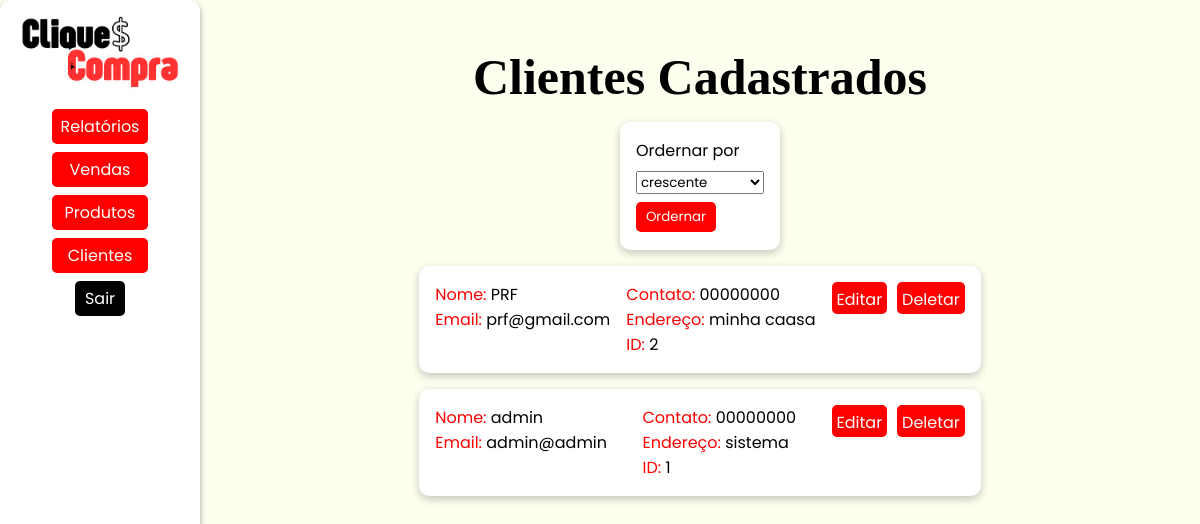
Page /clientes/ (signed in) on the earlier database version.
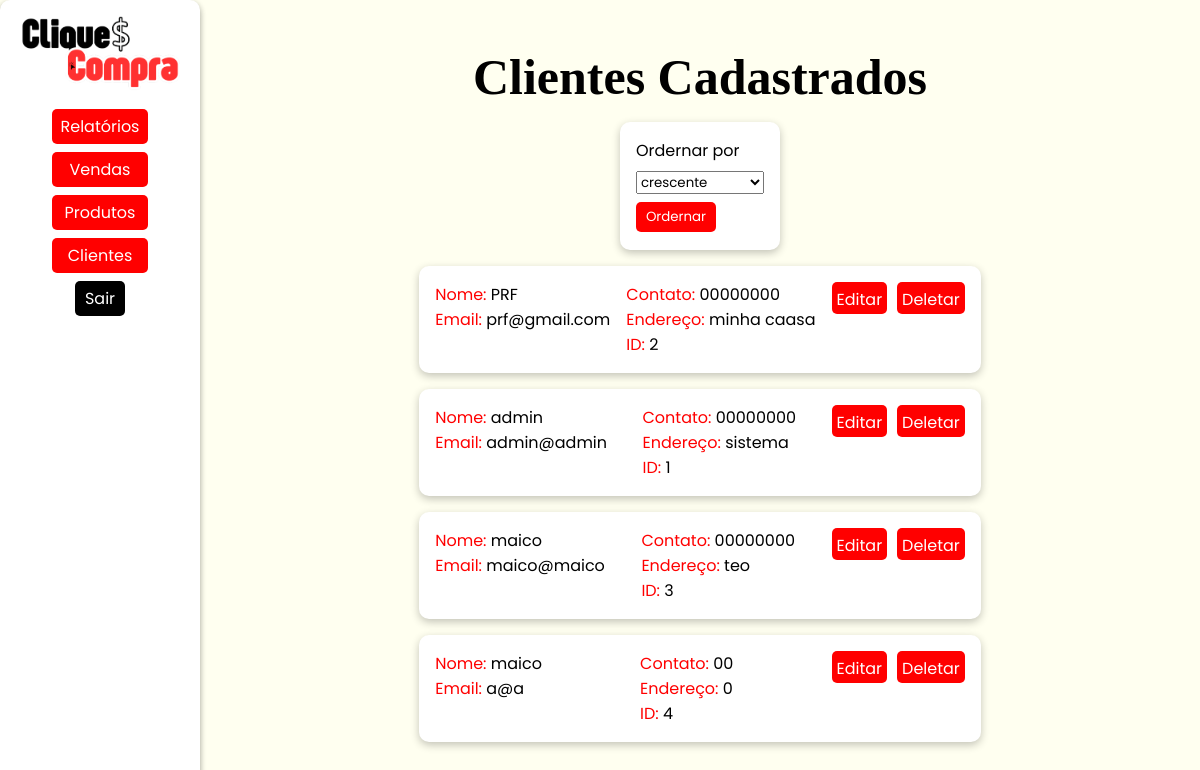
Same page on the later database version.
### models/clientes.py (models this page shows, shortened)
class Cliente(Base, UserMixin):
    __tablename__ = 'tb_clientes'
    cli_id:Mapped[int] = mapped_column(primary_key = True, autoincrement=True)
    cli_nome:Mapped[str] = mapped_column(nullable=False)
    cli_email:Mapped[str] = mapped_column(unique = True, nullable=False)
    cli_telefone:Mapped[str] = mapped_column(nullable=False)
    cli_endereco:Mapped[str] = mapped_column(nullable=False)
    cli_senha:Mapped[str] = mapped_column(nullable=False)
    cli_tipo:Mapped[str] = mapped_column(nullable=False)
    vendas: Mapped[list["Venda"]] = relationship("Venda", back_populates="clientes", cascade="all, delete-orphan")
    @classmethod
    def find(cls, **kwargs):
        if 'email' in kwargs:
            return session.query(cls).filter_by(cli_email=kwargs['email']).first() #SELECT * FROM tb_clientes WHERE cli_email = email
        elif 'id' in kwargs:
            return session.query(cls).filter_by(cli_id=kwargs['id']).first() #SELECT * FROM tb_clientes WHERE cli_id = id
        else:
            raise AttributeError('A busca deve ser feita por email ou id.')
    @classmethod
    def all(cls, ordem = "crescente"):
        if ordem == "crescente":
            direcao = "ASC"
        elif ordem == "decrescente":
            direcao = "DESC"
        sql = text(f"SELECT * FROM tb_clientes ORDER BY cli_nome {direcao}")
        clientes = session.execute(sql).fetchall()
        return clientes

### controllers/clientes.py (the view)
@cliente_bp.route('/', methods=['POST', 'GET'])
@login_required
@role_required('admin')
def view():
    if request.method == 'POST':
        ordem = request.form['ordem']
        clientes = Cliente.all(ordem=ordem)
    elif request.method == 'GET':
        clientes = Cliente.all()
    return render_template('clientes/view.html', clientes = clientes)

### controllers/clientes.py (called while the page is built)
@login_manager.user_loader
def load_user(user_id):
    return Cliente.find(id=user_id)

### templates/clientes/view.html (shortened to what this page needs)
{% extends "model.html" %}
{% block head_extras %}
<link rel="stylesheet" href="{{ url_for('static', filename='style/model.css') }}">
<link rel="stylesheet" href="{{ url_for('static', filename='style/clientes.css') }}">
{% endblock %}
{% block content %}
<nav class="nav-reg">
    <img src="../../static/assets/cliqueconta.png" alt="Logo do CliqueCompra">
    <div class="links">
        {% if current_user.cli_id == 1 %}
            <div class="dropdown">
                <button class="dropdown-button" onclick="toggleDropdown('relatorios-menu')">Relatórios</button>
            </div>
            <div class="dropdown">
                <button class="dropdown-button" onclick="toggleDropdown('vendas-menu')">Vendas</button>
            </div>
        {% endif %}
        <div class="dropdown">
            <button class="dropdown-button" onclick="toggleDropdown('produtos-menu')">Produtos</button>
        </div>
        {% if current_user.cli_id == 1 %}
            <div class="dropdown">
                <button class="dropdown-button" onclick="toggleDropdown('clientes-menu')">Clientes</button>
            </div>
        {% endif %}
        <a class='sair' href="{{url_for('cliente.logout')}}">Sair</a>
    </div>
</nav>
<main>
    <h1>Clientes Cadastrados</h1>
    <div class="filtro">
        <span>Ordernar por</span>
        <form action="{{url_for('cliente.view')}}" method="post">
            <select name="ordem" id="filtro-cli">
                <option value="crescente">crescente</option>
            </select>
            <button type="submit">Ordernar</button>
        </form>
    </div>
    <div class="clientes">
        {% for cliente in clientes %}
            {% if cliente.cli_email != "adm@adm" %}
                <div class="cliente">
                    <ul>
                        <li><span style="color: red;">Nome:</span> {{ cliente.cli_nome }}</li>
                        <li><span style="color: red;">Email:</span> {{ cliente.cli_email }}</li>
                    </ul>
                    <ul>
                        <li><span style="color: red;">Contato:</span> {{ cliente.cli_telefone }}</li>
                        <li><span style="color: red;">Endereço:</span> {{ cliente.cli_endereco }}</li>
                        <li><span style="color: red;">ID:</span> {{ cliente.cli_id }}</li>
                    </ul>
                    <div class="acoes">
                        <a href="{{ url_for('cliente.edit', cli_id=cliente.cli_id) }}">Editar</a>
                        <a href="#" onclick="return confirmarDeletar('{{url_for('cliente.remove', cli_id=cliente.cli_id)}}')">Deletar</a>
                    </div>
                </div>
            {% endif %}
        {% endfor %}
    </div>
</main>
{% endblock %}

### templates/model.html (shortened to what this page needs)
<!DOCTYPE html>
<html lang="en">
<head>
    {% block head_extras %}
    {% endblock %}
</head>
<body>
    {% block content %}{% endblock %}
</body>
</html>

### static/style/model.css (style rules this page uses)
* { padding: 0; margin: 0; box-sizing: border-box; font-family: "Poppins", serif; }
body { display: flex; min-width: 100vw; height: 100%; background-color: #FFFFF0; }
.dropdown { width: 100%; display: flex; flex-direction: column; align-items: center; justify-content: center; }

### static/style/clientes.css (style rules this page uses)
main { width: 100%; height: 100vh; display: flex; flex-direction: column; align-items: center; margin-top: 3rem; }
h1 { font-family: 'Playfair Display', serif; font-size: 50px; }

Differences in the rows shown:
added Cliente: cli_nome "maico", cli_email "maico@maico", cli_telefone "00000000", cli_endereco "teo", cli_id "3"
added Cliente: cli_nome "maico", cli_email "a@a", cli_telefone "00", cli_endereco "0", cli_id "4"
